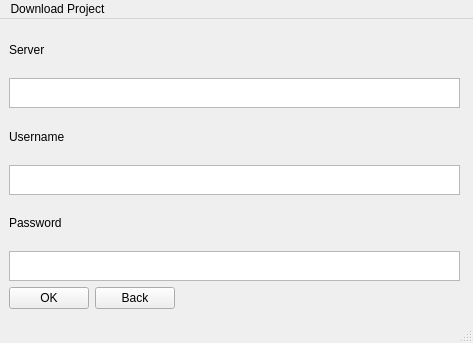
<?xml version="1.0" encoding="UTF-8"?>
<ui version="4.0">
 <class>MainWindow</class>
 <widget class="QMainWindow" name="MainWindow">
  <property name="geometry">
   <rect>
    <x>0</x>
    <y>0</y>
    <width>473</width>
    <height>343</height>
   </rect>
  </property>
  <property name="windowTitle">
   <string>MainWindow</string>
  </property>
  <widget class="QWidget" name="centralwidget">
   <widget class="QWidget" name="verticalLayoutWidget">
    <property name="geometry">
     <rect>
      <x>9</x>
      <y>9</y>
      <width>451</width>
      <height>281</height>
     </rect>
    </property>
    <layout class="QVBoxLayout" name="verticalLayout">
     <item>
      <widget class="QLabel" name="label_3">
       <property name="text">
        <string>Server</string>
       </property>
      </widget>
     </item>
     <item>
      <widget class="QTextEdit" name="server">
       <property name="maximumSize">
        <size>
         <width>16777215</width>
         <height>30</height>
        </size>
       </property>
      </widget>
     </item>
     <item>
      <widget class="QLabel" name="label_2">
       <property name="text">
        <string>Username</string>
       </property>
      </widget>
     </item>
     <item>
      <widget class="QTextEdit" name="username">
       <property name="maximumSize">
        <size>
         <width>16777215</width>
         <height>30</height>
        </size>
       </property>
      </widget>
     </item>
     <item>
      <widget class="QLabel" name="label">
       <property name="text">
        <string>Password</string>
       </property>
      </widget>
     </item>
     <item>
      <widget class="QTextEdit" name="password">
       <property name="maximumSize">
        <size>
         <width>16777215</width>
         <height>30</height>
        </size>
       </property>
       <property name="autoFillBackground">
        <bool>false</bool>
       </property>
      </widget>
     </item>
     <item>
      <layout class="QHBoxLayout" name="horizontalLayout">
       <item>
        <widget class="QPushButton" name="okButton">
         <property name="text">
          <string>OK</string>
         </property>
        </widget>
       </item>
       <item>
        <widget class="QPushButton" name="backButton">
         <property name="text">
          <string>Back</string>
         </property>
        </widget>
       </item>
       <item>
        <spacer name="horizontalSpacer">
         <property name="orientation">
          <enum>Qt::Horizontal</enum>
         </property>
         <property name="sizeHint" stdset="0">
          <size>
           <width>40</width>
           <height>20</height>
          </size>
         </property>
        </spacer>
       </item>
      </layout>
     </item>
    </layout>
   </widget>
  </widget>
  <widget class="QMenuBar" name="menubar">
   <property name="geometry">
    <rect>
     <x>0</x>
     <y>0</y>
     <width>473</width>
     <height>29</height>
    </rect>
   </property>
   <widget class="QMenu" name="menuDownload_Project">
    <property name="title">
     <string>Download Project</string>
    </property>
   </widget>
   <addaction name="menuDownload_Project"/>
  </widget>
  <widget class="QStatusBar" name="statusbar"/>
 </widget>
 <resources/>
 <connections/>
</ui>
